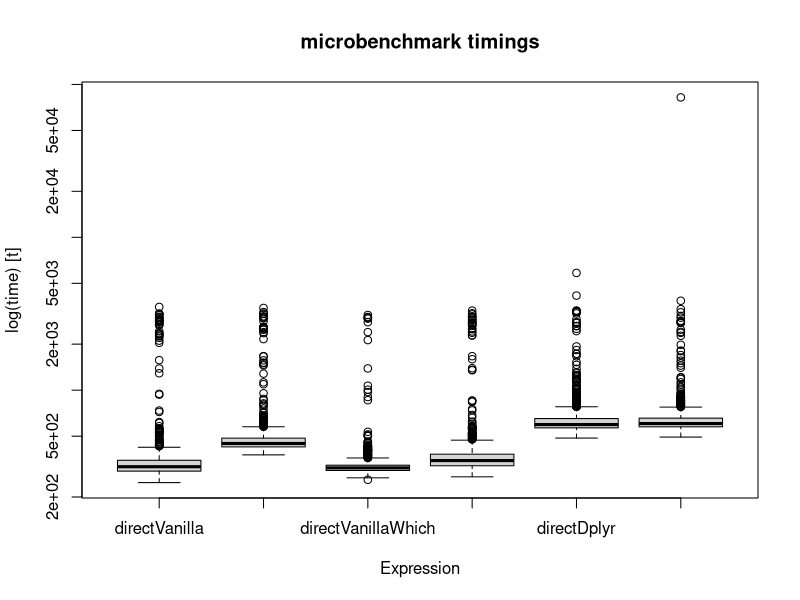
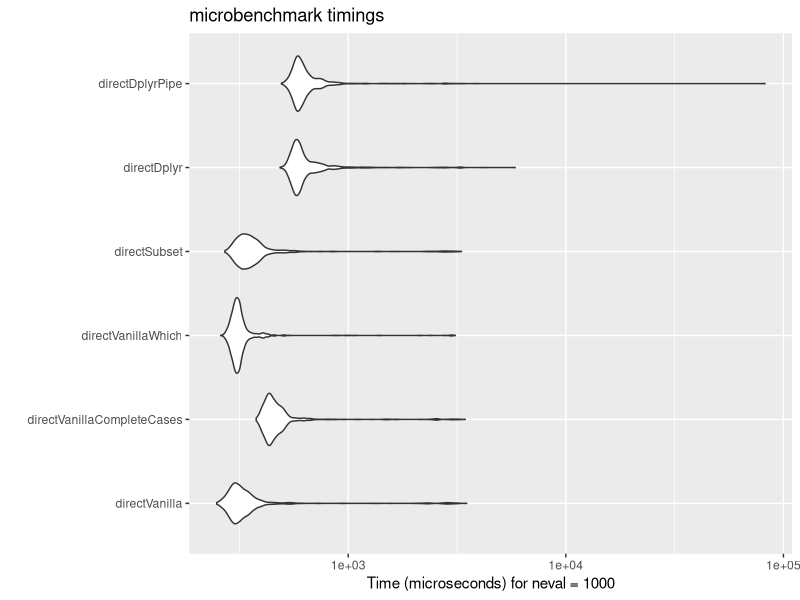
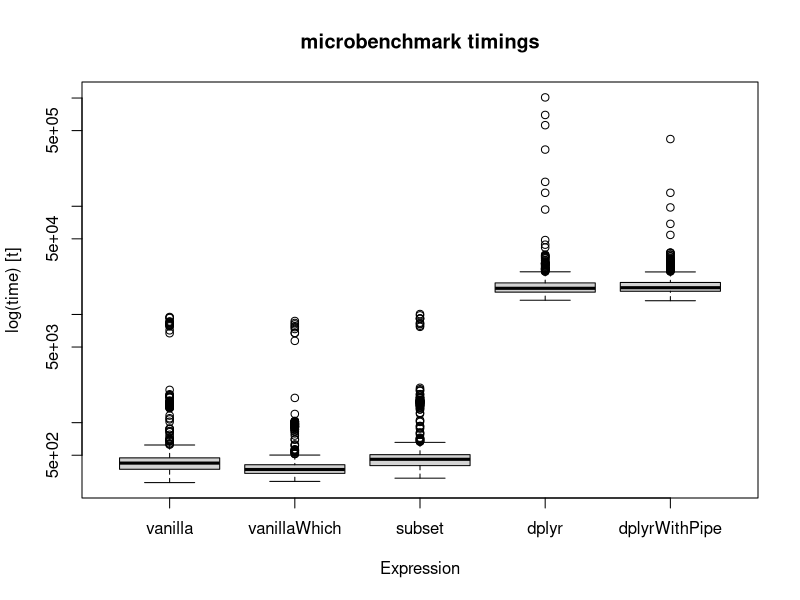
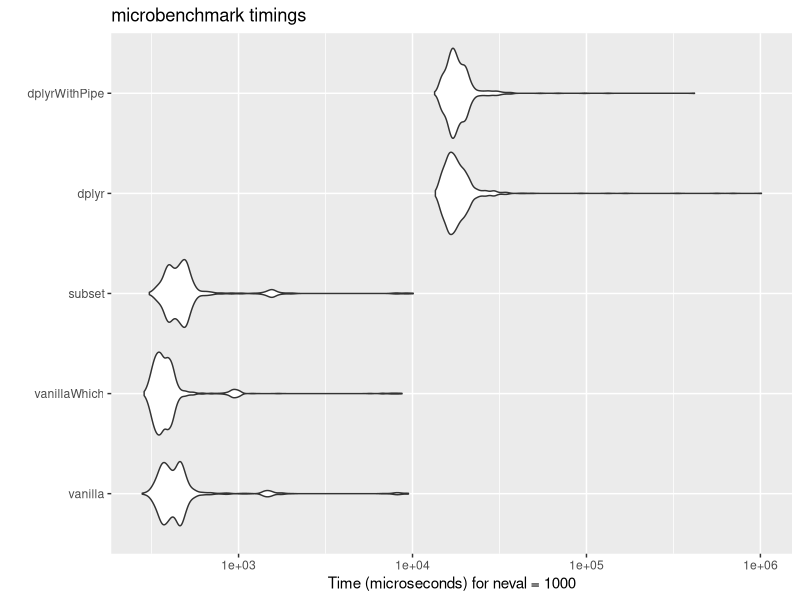

Reproduce these figures in R, in order.
## ---- chunk 1
knitr::opts_chunk$set(echo = TRUE)
## ---- chunk 2
library(dplyr)
library(testthat)
library(microbenchmark)
library(ggplot2)
## ---- chunk 3
nObs <- 10000
fieldMapping <- list(availability = "AVAILABILITY",  random1 = "var2")
colAvailability <- rep(NA, nObs) # Fill with NAs
colAvailability[rbinom(nObs, 1, 0.66) == 1] <- "ACTIVE" # 2/3 of the infos are set
testData <- data.frame(AVAILABILITY = colAvailability, var2 = rnorm(nObs), var3 = rnorm(nObs),
                       var4 = rnorm(nObs), var5 = rnorm(nObs), var6 = rnorm(nObs), var7 = rnorm(nObs))
## ---- chunk 4
# Caveat: beware of NA for direct filtering
evalVanillaDirect          <- testData[testData$AVAILABILITY == "ACTIVE" & !is.na(testData$AVAILABILITY), ]
evalVanillaDirectCompCases <- testData[testData$AVAILABILITY == "ACTIVE" & complete.cases(testData$AVAILABILITY), ]
evalSubsetDirect           <- subset(testData, AVAILABILITY == "ACTIVE")
evalVanillaDirectWhich     <- testData[which(testData$AVAILABILITY == "ACTIVE"), ]
evalDplyrDirect            <- testData %>% filter(AVAILABILITY == "ACTIVE")
# Check all these syntaxes are the same
expect_equal(nrow(setdiff(evalVanillaDirect, evalVanillaDirectWhich)), 0)
expect_equal(nrow(setdiff(evalVanillaDirect, evalVanillaDirectCompCases)), 0)
expect_equal(nrow(setdiff(evalVanillaDirect, evalSubsetDirect)), 0)
expect_equal(nrow(setdiff(evalVanillaDirect, evalDplyrDirect)), 0)
## ---- chunk 5
# Now use a variable for the field name
evalVanilla <- testData[testData[[fieldMapping$availability]] == "ACTIVE" & !is.na(testData[[fieldMapping$availability]]), ]
evalVanillaWhich <- testData[which(testData[[fieldMapping$availability]] == "ACTIVE"), ]
evalSubset <- subset(testData, testData[[fieldMapping$availability]] == "ACTIVE")
evalDplyr <- testData %>% filter_(paste(fieldMapping$availability, "=='ACTIVE'"))


# Check can be performed by microbenchmark's check argument, but we dont' want to test every single iteration
expect_equal(nrow(setdiff(evalVanilla, evalVanillaDirect)), 0)
expect_equal(nrow(setdiff(evalVanillaWhich, evalVanillaDirect)), 0)
expect_equal(nrow(setdiff(evalVanilla, evalSubset)), 0)
expect_equal(nrow(setdiff(evalVanilla, evalDplyr)), 0)
## ---- chunk 6
# Start the measures
nTestIterations <- 1000
benchDirect <- microbenchmark(
    directVanilla              = testData[testData$AVAILABILITY == "ACTIVE" & !is.na(testData$AVAILABILITY), ],
    directVanillaCompleteCases = testData[testData$AVAILABILITY == "ACTIVE" & complete.cases(testData$AVAILABILITY), ],
    directVanillaWhich         = testData[which(testData$AVAILABILITY == "ACTIVE"), ],
    directSubset               = subset(testData, AVAILABILITY == "ACTIVE"),
    directDplyr                = filter(testData, AVAILABILITY == "ACTIVE"),
    directDplyrPipe            = testData %>% filter(AVAILABILITY == "ACTIVE"),
    times = nTestIterations
)
# Output the quartiles
print(benchDirect, signif = 4)
## ---- chunk 7
boxplot(benchDirect)
autoplot(benchDirect)
## ---- chunk 8
benchVariable <- microbenchmark(
    vanilla                    = testData[testData[[fieldMapping$availability]] == "ACTIVE" & !is.na(testData[[fieldMapping$availability]]), ],
    vanillaWhich               = testData[which(testData[[fieldMapping$availability]] == "ACTIVE"), ],
    subset                     = subset(testData, testData[[fieldMapping$availability]] == "ACTIVE"),
    dplyr                      = filter_(testData, paste(fieldMapping$availability, "=='ACTIVE'")),
    dplyrWithPipe              = testData %>% filter_(paste(fieldMapping$availability, "=='ACTIVE'")),
    times = nTestIterations
)
print(benchVariable, signif = 4)
boxplot(benchVariable)
autoplot(benchVariable)
